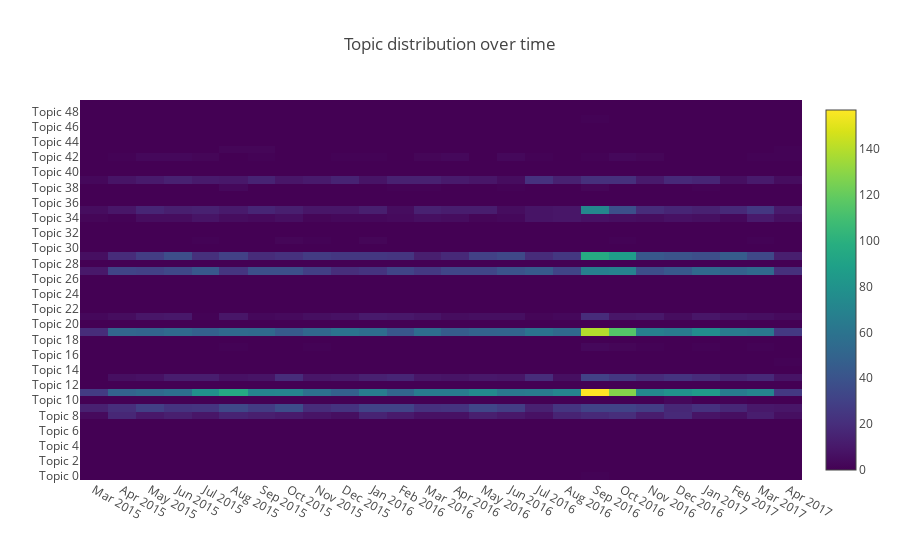

The notebook cell this image was saved under:
### Code cell
fig = go.Figure(data=data, layout=layout)
iplot(fig)

### Figure 1 — Plotly figure (JSON) as saved in the notebook; plotly's stock layout.template omitted (floating-point values rounded to 4 significant figures; data arrays with more than 128 entries replaced by an {"elided": "..."} marker saying what was removed)
{"data": [{"colorscale": "Viridis", "type": "heatmap", "x": ["2015-03-01", "2015-04-01", "2015-05-01", "2015-06-01", "2015-07-01", "2015-08-01", "2015-09-01", "2015-10-01", "2015-11-01", "2015-12-01", "2016-01-01", "2016-02-01", "2016-03-01", "2016-04-01", "2016-05-01", "2016-06-01", "2016-07-01", "2016-08-01", "2016-09-01", "2016-10-01", "2016-11-01", "2016-12-01", "2017-01-01", "2017-02-01", "2017-03-01", "2017-04-01"], "y": ["Topic 0", "Topic 1", "Topic 2", "Topic 3", "Topic 4", "Topic 5", "Topic 6", "Topic 7", "Topic 8", "Topic 9", "Topic 10", "Topic 11", "Topic 12", "Topic 13", "Topic 14", "Topic 15", "Topic 16", "Topic 17", "Topic 18", "Topic 19", "Topic 20", "Topic 21", "Topic 22", "Topic 23", "Topic 24", "Topic 25", "Topic 26", "Topic 27", "Topic 28", "Topic 29", "Topic 30", "Topic 31", "Topic 32", "Topic 33", "Topic 34", "Topic 35", "Topic 36", "Topic 37", "Topic 38", "Topic 39", "Topic 40", "Topic 41", "Topic 42", "Topic 43", "Topic 44", "Topic 45", "Topic 46", "Topic 47", "Topic 48", "Topic 49"], "z": {"elided": "50x26 int values"}}], "layout": {"title": "Topic distribution over time", "xaxis": {"nticks": 36, "ticks": ""}, "yaxis": {"ticks": ""}}}
